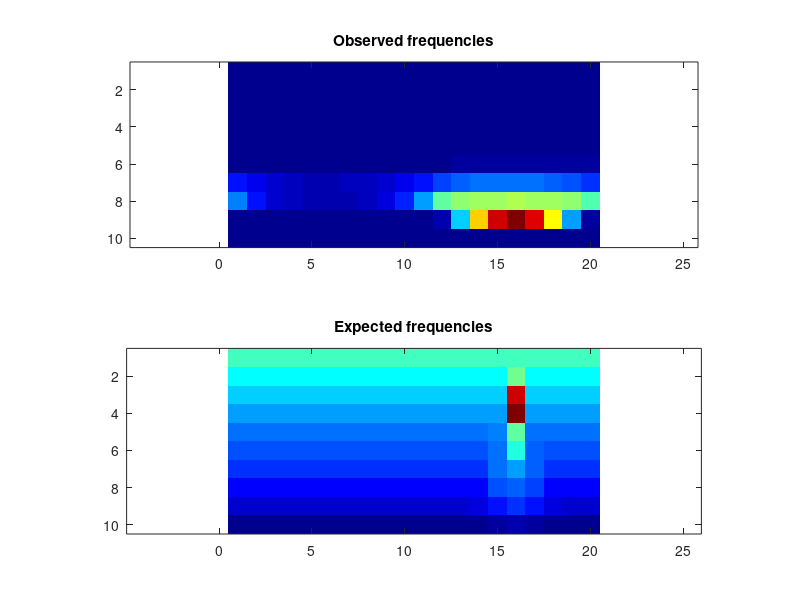

This figure's MATLAB source:
obsFrequencies = [ 0, 0, 0, 0, 0, 0, 0, 0, 0, 0, 0, 0, 0, 0, 0, 0, 0, 0, 0, 0; 0, 0, 0, 0, 0, 0, 0, 0, 0, 0, 0, 0, 0, 0, 0, 0, 0, 0, 0, 0; 0, 0, 0, 0, 0, 0, 0, 0, 0, 0, 0, 0, 0, 0, 0, 0, 0, 0, 0, 0; 0, 0, 0, 0, 0, 0, 0, 0, 0, 0, 0, 0, 0, 0, 0, 0, 0, 0, 0, 0; 0, 0, 0, 0, 0, 0, 0, 0, 0, 0, 0, 0, 0, 0, 0, 0, 0, 0, 0, 0; 902, 730, 536, 409, 332, 378, 348, 470, 568, 755, 932, 1163, 1375, 1452, 1577, 1577, 1576, 1474, 1322, 1177; 10013, 7268, 5188, 3992, 3334, 3307, 3497, 4126, 5434, 7513, 10392, 13195, 15190, 16430, 16884, 16792, 17037, 16190, 14875, 12775; 17936, 9611, 5814, 4075, 3238, 2849, 3359, 4118, 5990, 10535, 20037, 34365, 37606, 38944, 39495, 39595, 39505, 38799, 37263, 32656; 0, 0, 0, 0, 0, 0, 0, 0, 0, 0, 0, 2640, 23745, 49033, 68032, 74457, 66451, 45700, 20405, 1262; 0, 0, 0, 0, 0, 0, 0, 0, 0, 0, 0, 0, 0, 0, 0, 0, 0, 0, 0, 0 ];
expFrequencies = [ 32587.3, 32587.3, 32587.3, 32587.3, 32587.3, 32587.3, 32587.3, 32587.3, 32587.3, 32587.3, 32587.3, 32587.3, 32587.3, 32589.6, 32679.7, 32882.8, 32650.9, 32588.5, 32587.3, 32587.3; 28193.7, 28193.7, 28193.7, 28193.7, 28193.7, 28193.7, 28193.7, 28193.7, 28193.7, 28193.7, 28193.7, 28193.7, 28193.7, 28194.2, 28926.8, 35781.8, 28518.2, 28193.8, 28193.7, 28193.7; 25148.3, 25148.3, 25148.3, 25148.3, 25148.3, 25148.3, 25148.3, 25148.3, 25148.3, 25148.3, 25148.3, 25148.3, 25148.3, 25148.3, 25388.6, 63237.7, 25189.1, 25148.3, 25148.3, 25148.3; 22512.8, 22512.8, 22512.8, 22512.8, 22512.8, 22512.8, 22512.8, 22512.8, 22512.8, 22512.8, 22512.8, 22512.8, 22512.8, 22512.8, 22512.8, 69211.4, 22512.8, 22512.8, 22512.8, 22512.8; 20053.6, 20053.6, 20053.6, 20053.6, 20053.6, 20053.6, 20053.6, 20053.6, 20053.6, 20053.6, 20053.6, 20053.6, 20053.6, 20053.6, 20212.4, 35144, 20076.1, 20053.6, 20053.6, 20053.6; 17645.5, 17645.5, 17645.5, 17645.5, 17645.5, 17645.5, 17645.5, 17645.5, 17645.5, 17645.5, 17645.5, 17645.5, 17645.5, 17645.9, 19792.7, 30266.6, 18628, 17645.6, 17645.5, 17645.5; 15186.3, 15186.3, 15186.3, 15186.3, 15186.3, 15186.3, 15186.3, 15186.3, 15186.3, 15186.3, 15186.3, 15186.3, 15186.3, 15243.8, 19675.2, 22560.3, 18354.1, 15210.2, 15186.3, 15186.3; 12550.8, 12550.8, 12550.8, 12550.8, 12550.8, 12550.8, 12550.8, 12550.8, 12550.8, 12550.8, 12550.8, 12550.9, 12558, 13064.3, 17830.6, 19113.8, 16985, 12864.8, 12554.4, 12550.8; 9505.54, 9505.42, 9505.42, 9505.42, 9505.42, 9505.42, 9505.42, 9505.42, 9505.42, 9505.43, 9505.62, 9510.9, 9619.24, 10726, 13991.5, 15315.5, 13538.6, 10435.9, 9582.67, 9508.92; 5134.35, 5121.45, 5117.13, 5115.42, 5114.72, 5114.54, 5114.78, 5115.57, 5117.5, 5122.47, 5137.72, 5194.77, 5417.43, 6064.08, 7029.26, 7455.38, 6907, 5944.02, 5367.77, 5181.53 ];
colormap(jet);
clf; subplot(2,1,1);
imagesc(obsFrequencies);
title('Observed frequencies');
axis equal;
subplot(2,1,2);
imagesc(expFrequencies);
axis equal;
title('Expected frequencies');
